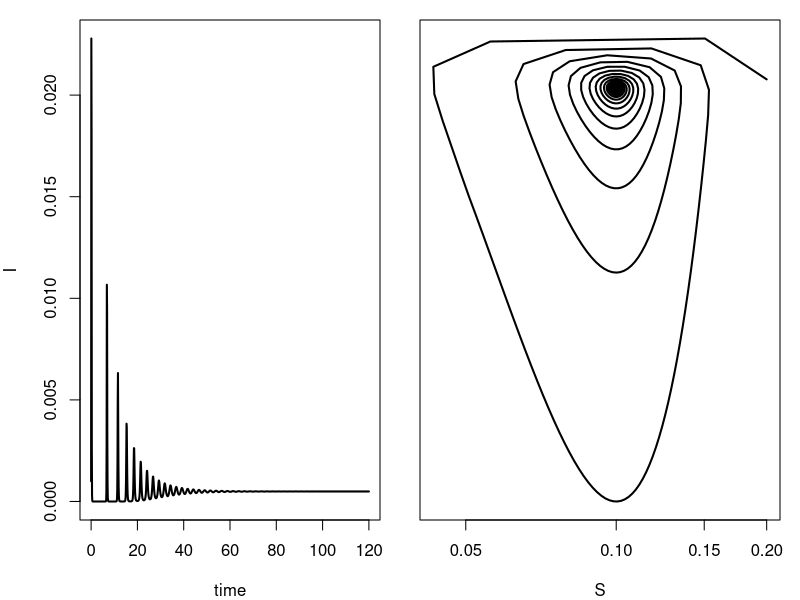
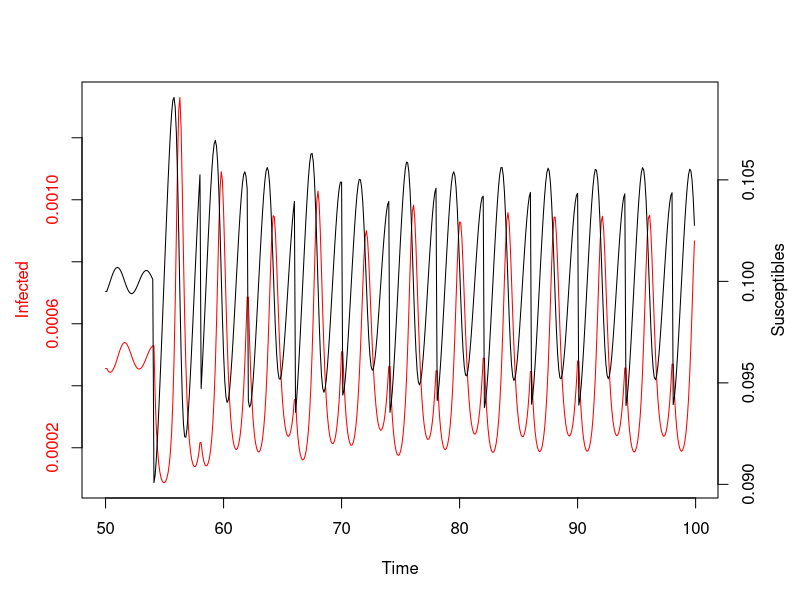
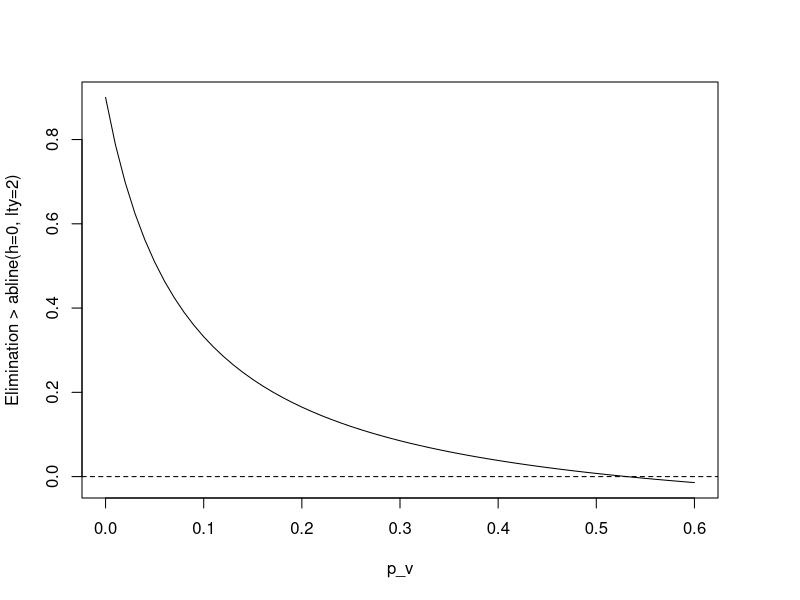
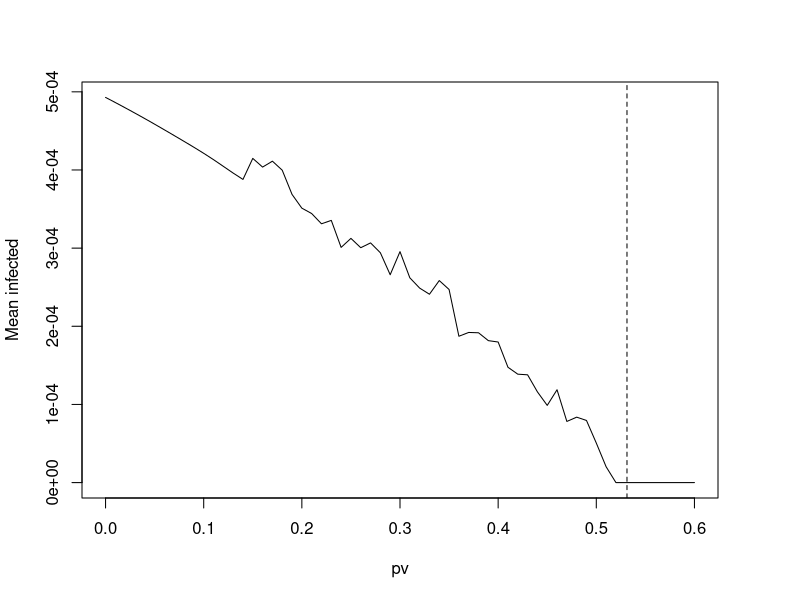

Reproduce these figures in R, in order.
## Exercise 2
## Pulsed vaccinations

require(deSolve)

sir.model.open <- function(t,x,params){
  S <- x[1]
  I <- x[2]
  R <- x[3]
  with(as.list(params),{
    dS = mu*(S+I+R) - beta*S*I - mu*S
    dI = beta*S*I - I*(mu + gamma)
    dR = gamma*I - mu*R
    dx <- c(dS,dI,dR)
    list(dx)
  }
  )
}

# define model parameters
R0 <- 10; N <- 1; Tmax=120; tau = 0.1;
params <- c(
    beta=NA,
    gamma=365/10, # recovery rate in years
    mu=0.02 # mu = per capita p.a. birth/death rate
)
params[["beta"]] <- R0*(params[["gamma"]]+params[["mu"]])/N #annual t-rate
xstart <- c(S=0.2, I=0.001, R=1-0.2-0.001)
times <- seq(0, Tmax, tau)

# solve model
out <- ode(xstart,times,sir.model.open,params, method='ode45', rtol=1e-7)

op <- par(fig=c(0,0.5,0,1),mar=c(4,4,1,1)) #set graphical parameters
plot(I~time,data=out, type='l', lwd=2) #plot the I variable against time
par(fig=c(0.5,1,0,1),mar=c(4,1,1,1),new=T) #re-set graphical parameters
plot(I~S,data=out,log='xy',yaxt='n',xlab='S', type='l', lwd=2) #plot phase portrait
par(op)


# so the system as settled to equilibrium around t=50 so use this as initialisation of pulse vaccination
xstart <- out[which(out[,1]==50),2:4] #S (roughly)= 0.1, R= 0.9 and I=0

##################################
##################################
## adding pulsed vaccinations 
pv <- 0.1 #fraction of S you can vaccinate per pulse
Tv <- 4   #period between pulses 
vacc.events <- floor(Tmax/Tv) #number of pulses in Tmax years = 30

data <- data.frame(S=out[which(out[,1]==50),2],
                   I=out[which(out[,1]==50),3],
                   R=out[which(out[,1]==50),4]
                   )
# now use terminal conditions of transient period as initial conditions
# move forward Tv units of time
# vaccinate pv (move from S to R)
# repeat until Tmax

for(i in 1:vacc.events){
  out <- ode(xstart,seq(tau, Tv, by=tau),sir.model.open,params, method='ode45', rtol=1e-7)
  xstart <- out[dim(out)[1],2:4] #reset initial conditions
  xstart[1] <- (1-pv)*(tail(out,1)[2])  #move the vaccinated out of S
  xstart[3] <- xstart[3]+(pv)*(tail(out,1)[2]) #move the vaccinated into R
  data <- rbind(data,out[,2:4]) # store result
}

par(mfrow=c(1,1))
data$time <- seq(50, Tmax+50, by=tau)
par(mar=c(5,4,4,4)+0.1)
plot(data$time[1:500], data$I[1:500], type='l', xlab='Time', ylab='', col='red', axes=FALSE)
axis(2, col.axis='red')
mtext(side=2, line=2.5, 'Infected', col='red')
box()
axis(1)
par(new=TRUE)
plot(data$time[1:500], data$S[1:500], type='l', xlab='', ylab='', axes=FALSE, col='black')
axis(4)
mtext(side=4, line=2.5, 'Susceptibles')


#Exercise 1. Why might this periodicity be of interest? What might be the consequences of \peaks" and
# troughs" for public health?
# peaks of lots of cases could be heavier disease burden on health system?
# epidemic troughs can also be utilised for elimination campaigns

#By modifying the value of pv, see if you can locate the vaccination threshold. Does this
# agree with the analytically predicted threshold
mu <- params[["mu"]]
crit <- function(pv,mu,Tv,R0){
  ((mu*Tv-pv)*(exp(mu*Tv)-1)+mu*pv*Tv)/(mu*Tv*(pv-1+exp(mu*Tv)))-(1/R0)
}
  
plot(seq(0,0.6,by=0.01), crit(seq(0,0.6,by=0.01), mu, Tv, R0), type='l', xlab='p_v', ylab='Elimination > abline(h=0, lty=2)')
abline(h=0, lty=2)

x <- seq(0,0.6,0.01)
thresh <- crit(x, mu, Tv, R0)

thresholds <- x[thresh<0]
thresholds[1] # = 0.54

# or if you're more smart:
print(vax <- uniroot(crit, lower=0, upper=0.6, mu=mu, Tv=Tv, R0=R0))
  #root = 0.5312612 = vacc threshold

# Exercise 3. One thing we might be interested in knowing is how our vaccination strategy affects mean
#disease prevalance. Devise a strategy to study this question and produce a plot illustrating the result.

# cycle through a range of plausible pv values: (run exercise 1 again first)
# define model parameters
R0 <- 10; N <- 1; Tmax=120; tau = 0.1;
params <- c(
  beta=NA,
  gamma=365/10, # recovery rate in years
  mu=0.02 # mu = per capita p.a. birth/death rate
)
params[["beta"]] <- R0*(params[["gamma"]]+params[["mu"]])/N #annual t-rate
xstart <- c(S=0.2, I=0.001, R=1-0.2-0.001)
times <- seq(0, Tmax, tau)
# solve model
out <- ode(xstart,times,sir.model.open,params, method='ode45', rtol=1e-7)
# so the system as settled to equilibrium around t=50 so use this as initialisation of pulse vaccination
data.critical <- data.frame(pv=numeric(0), I=numeric(0))
for (pv in seq(0,0.6,0.01)){
xstart <- out[which(out[,1]==50),2:4] #S (roughly)= 0.1, R= 0.9 and I=0
Tv <- 4   #period between pulses 
vacc.events <- floor(Tmax/Tv) #number of pulses in Tmax years = 30

data <- data.frame(S=out[which(out[,1]==50),2],
                   I=out[which(out[,1]==50),3],
                   R=out[which(out[,1]==50),4]
)
for(i in 1:vacc.events){
  out2 <- ode(xstart,seq(tau, Tv, by=tau),sir.model.open,params, method='ode45', rtol=1e-7)
  xstart <- out2[dim(out2)[1],2:4] #reset initial conditions
  xstart[1] <- (1-pv)*(tail(out2,1)[2])  #move the vaccinated out2 of S
  xstart[3] <- xstart[3]+(pv)*(tail(out2,1)[2]) #move the vaccinated into R
  data <- rbind(data,out2[,2:4]) # store result
}
data.critical <- rbind(data.critical, data.frame(pv, I=mean(tail(data$I,1000))))
}
head(data.critical)
tail(data.critical)

plot(data.critical$pv,data.critical$I, type='l', xlab='pv', ylab='Mean infected')
vax <- uniroot(crit, lower=0, upper=0.6, mu=mu, Tv=Tv, R0=R0)
abline(v=vax$root, lty=2)

#### make the fancy plot sometime...
